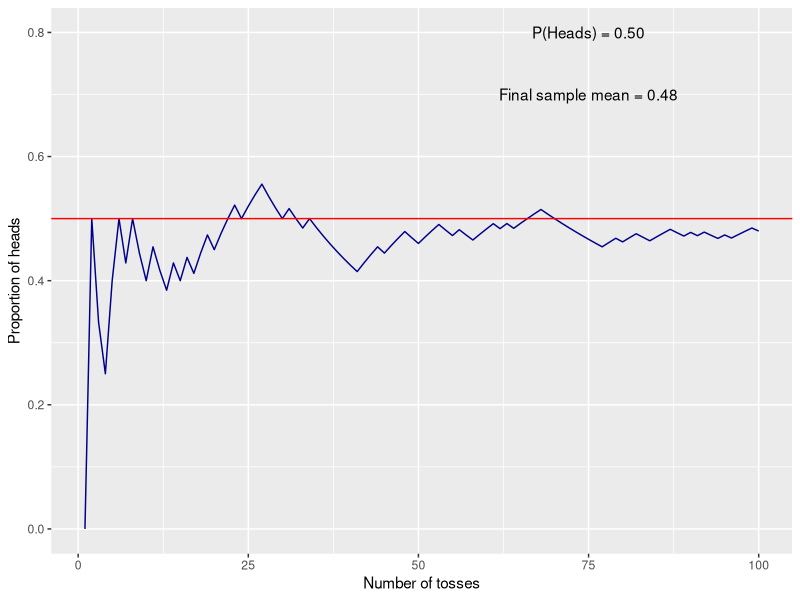

This figure's R source:
# ---- 0. Setup and load libraries, if any ----

library(ggplot2)  # load the graphing library

if(!require("rstudioapi")) install.packages("rstudioapi")
setwd(dirname(getSourceEditorContext()$path))  # set working directory

# Today we will explore the Law of Large Numbers through repeated coin tosses.

# ---- 1. Toss a single coin ----

outcomes <- c(0,1)  # sample space: 0 == Tails, 1 == Heads
probabilities <- c(0.5, 0.5)  # let's say we have a fair coin
toss <- sample(outcomes, 1, replace=TRUE, prob=probabilities)  # make the toss

print(toss)


# ---- 2. Toss many more coins and observe the proportion of heads ----

tossCoins <- function(p=0.5, n=100) {
  
  outcomes <- c(0,1)  # same sample space: 0 == Tails, 1 == Heads
  probabilities <- c(1-p, p)  # now we can modify the probability
  
  # Create vectors to store our tosses and our proportions
  tosses <- rep(0,n)
  proportions <- rep(0, n)
  counts <- rep(0,n)
  
  # loop n times
  for(i in 1:n) {
    # toss the coin
    tosses[i] <- sample(outcomes, 1, replace=TRUE, prob=probabilities)
    
    # compute the proportion of heads so far
    proportions[i] <- mean(tosses[1:i])
    
    # store the number of tosses you've done so far
    counts[i] <- i
  }
  
  # Combine everything into a dataframe
  return(data.frame(tosses, proportions, counts))
}


# ---- 3. Simulate 100 coin tosses and plot the results ----

Ntoss = 100
prob = 1/2

trial <- tossCoins(p=prob, n=Ntoss)
last_proportion <- tail(trial$proportions, 1)

ggplot(data=trial, aes(x=counts, y=proportions)) +
  geom_line(color='dark blue') +
  geom_hline(yintercept=prob, color='red') +
  labs(x = "Number of tosses", 
       y = "Proportion of heads") +
  annotate("text", x=Ntoss*.75, y=.8,
           label=paste("P(Heads) = 0.50")) +
  annotate("text", x=Ntoss*.75, y=.7,
           label=paste("Final sample mean =", last_proportion))

# What do you observe?
# What do you think would happen for different values of p?
